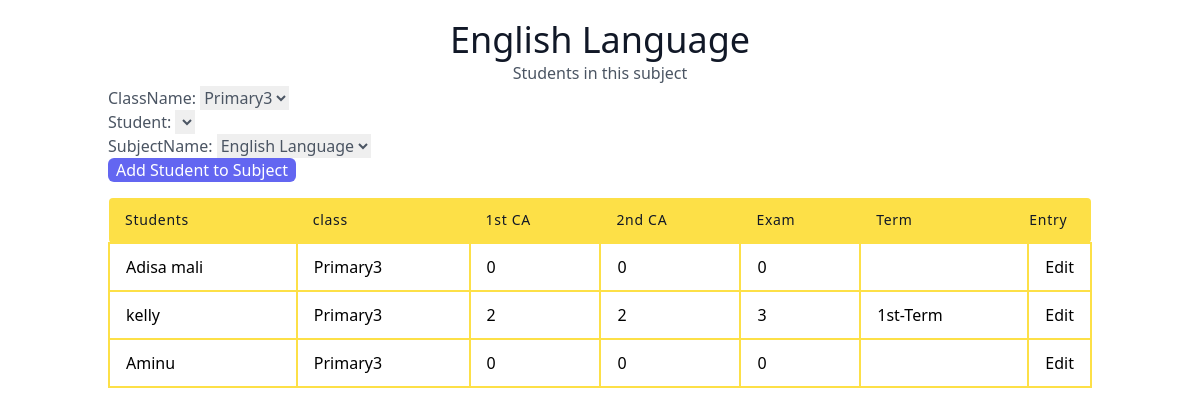
The app's page /subjectDetails/25/, older data.
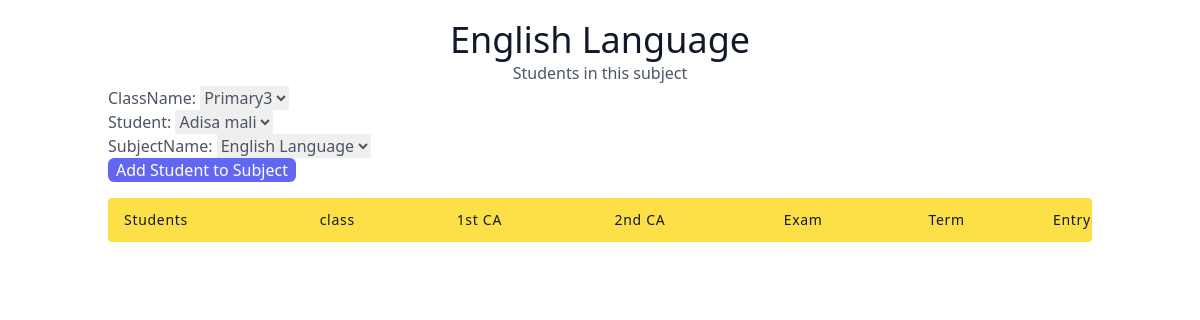
The same page, newer data.
### result/models.py (models this page shows, shortened)
class allsubject(models.Model):
    user = models.ForeignKey(User, on_delete=models.SET_NULL, null=True)
    className = models.ForeignKey(all_class, related_name="subjectclass", on_delete=models.SET_NULL, null=True)
    subjectName = models.CharField(max_length=100)
    date = models.DateField(auto_now_add=True)
    class Meta:
        ordering = ['subjectName']

class all_class(models.Model):
    user = models.ForeignKey(User, on_delete=models.SET_NULL, null=True)
    className = models.CharField(max_length=100 , unique=True)
    section = models.ForeignKey(section, on_delete=models.SET_NULL, null=True)
    complete = models.BooleanField(default=False)
    date = models.DateTimeField(auto_now_add=True)
    def __str__(self):
        return self.className
    class Meta:
        ordering = ['className']

class assessment(models.Model):
    className = models.ForeignKey(all_class, on_delete=models.SET_NULL, null=True)
    student = models.ForeignKey(students, on_delete=models.SET_NULL, null=True)
    subjectName = models.ForeignKey(allsubject, on_delete=models.SET_NULL, null=True)
    firstCa = models.IntegerField(default=0)
    secondCa = models.IntegerField(default=0)
    exam = models.IntegerField(default=0)
    section = models.CharField(max_length=100, choices=section_choices)
    term = models.CharField(max_length=100 , choices=term_choices)
    session = models.CharField(max_length=1000)
    date = models.DateTimeField(auto_now_add=True)
    class Meta:
        ordering = ['className']

class students(models.Model):
    user = models.ForeignKey(User, on_delete=models.SET_NULL, null=True)
    className = models.ForeignKey(all_class, related_name = 'studentclass', on_delete=models.SET_NULL, null=True)
    fullname = models.CharField(max_length=100)
    date = models.DateTimeField(auto_now_add=True)
    def __str__(self):
        return self.fullname
    class Meta:
        ordering = ['fullname']

### result/views.py (the view, shortened to what this page needs)
# urls.py: path('subjectDetails/<int:pk>/', subjectDetails.as_view(), name='subjectDetails'),
class subjectDetails(CreateView):
    model = assessment
    template_name = 'result/subjectDetails.html'
    def get(self, request,pk, *args, **kwargs):
        singleSubject = allsubject.objects.get(id=pk)
        assessment_query = assessment.objects.filter(subjectName=singleSubject.id)
        students_query = students.objects.filter(className=singleSubject.className.id).exclude(id__in=assessment_query.values('student_id'))
        Form = SubjectstudentForm()
        Form.fields['subjectName'].choices = [(singleSubject.id, singleSubject.subjectName)]
        Form.fields['className'].choices = [(singleSubject.className.id, singleSubject.className.className)]
        Form.fields['student'].choices = [(student.id, student.fullname) for student in students_query]
        return render(request, 'result/subjectDetails.html',{'subject': singleSubject,
                                                            'Form': Form,
                                                            'assessment': assessment_query,
                                                             })

### result/forms.py
class SubjectstudentForm(forms.ModelForm):
    class Meta:
        model = assessment
        fields = ['className','student','subjectName']

### result/templates/result/subjectDetails.html (shortened to what this page needs)
<script src="https://cdn.tailwindcss.com"></script>
<link rel="stylesheet" href="https://cdn.tailgrids.com/tailgrids-fallback.css" />
<section class="text-gray-600 body-font">
   <div class="container px-5 py-5 mx-auto">
     <div class="flex flex-col text-center w-full">
       <h1 class="sm:text-4xl text-3xl font-medium title-font text-gray-900"> {{subject.subjectName}} </h1>
       <p class="lg:w-2/3 mx-auto leading-relaxed text-base">Students in this subject</p>
     </div>
      <form action="" method="POST">
        {{ Form.as_p }}
        <div class="mb-2">
          <button
            type="submit"
            class="px-2 text-white bg-indigo-500 rounded-md  focus:bg-indigo-600 focus:outline-none">
            Add Student to Subject
          </button>
        </div>
      </form>
     <div >
       <table class="table-auto w-full text-left whitespace-no-wrap">
         <thead>
           <tr  >
             <th class="px-4 py-3 title-font tracking-wider font-medium text-gray-900 text-sm bg-yellow-300 rounded-tl rounded-bl">Students</th>
             <th class="px-4 py-3 title-font tracking-wider font-medium text-gray-900 text-sm bg-yellow-300">class</th>
             <th class="px-4 py-3 title-font tracking-wider font-medium text-gray-900 text-sm bg-yellow-300">1st CA</th>
             <th class="px-4 py-3 title-font tracking-wider font-medium text-gray-900 text-sm bg-yellow-300">2nd CA</th>
             <th class="px-4 py-3 title-font tracking-wider font-medium text-gray-900 text-sm bg-yellow-300">Exam</th>
             <th class="px-4 py-3 title-font tracking-wider font-medium text-gray-900 text-sm bg-yellow-300">Term</th>
             <th class="w-10 title-font tracking-wider font-medium text-gray-900 text-sm bg-yellow-300 rounded-tr rounded-br">Entry</th>
           </tr>
         </thead>
         <tbody>
           {% for StudentAssessment in assessment %}
           <tr>
             <td class="px-4 py-3 border-2 border-yellow-300"> {{ StudentAssessment.student }} </td>
             <td class="px-4 py-3 border-2 border-yellow-300"> {{ StudentAssessment.className }} </td>
             <td class="px-4 py-3 border-2 border-yellow-300"> {{ StudentAssessment.firstCa }} </td>
             <td class="px-4 py-3 border-2 border-yellow-300">{{ StudentAssessment.secondCa }}  </td>
             <td class="px-4 py-3 border-2 border-yellow-300"> {{ StudentAssessment.exam }} </td>
             <td class="px-4 py-3 border-2 border-yellow-300"> {{ StudentAssessment.term }} </td>
             <td class="px-4 py-3 border-2 border-yellow-300">
               <a href="{% url 'result:assessmentScores' StudentAssessment.id %}">
              Edit
            </a>
           </tr>
           {% endfor %}
         </tbody>
       </table>
     </div>
   </div>
  </section>

Row changes from the older to the newer data that the page shows:
removed assessment: student "Adisa mali", className "Primary3", firstCa "0", secondCa "0", exam "0"
removed assessment: student "kelly", className "Primary3", firstCa "2", secondCa "2", exam "3", term "1st-Term"
removed assessment: student "Aminu", className "Primary3", firstCa "0", secondCa "0", exam "0"
Text that changed along with them:
form field student: (not shown) → "Adisa mali"
